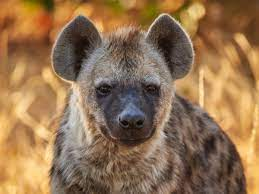
#> input picture advanced/images/hyena.jpg, 259 x 194 px
$ python histograms_colour.py
#> lines starting #> are read from the running program, lines starting #| are printed output that depends on the picture; after the words box and inside, x2 and y2 are one past the last pixel; in counts of white or black regions, pixels touching at a corner belong together
import cv2
import numpy as np
from matplotlib import pyplot as plt

img = cv2.imread('images/hyena.jpg')
#> img is the input picture: shape (194, 259, 3); mean B, G, R 81.2, 114.9, 147.7
cv2.imshow('Original image', img)


def histogram_colour_for_image():
    colors = ('b', 'g', 'r')
    for i, col in enumerate(colors):
        hist = cv2.calcHist([img], [i], None, [256], [0, 256])
        plt.plot(hist, color=col)
        plt.xlim([0, 256])
    plt.show()
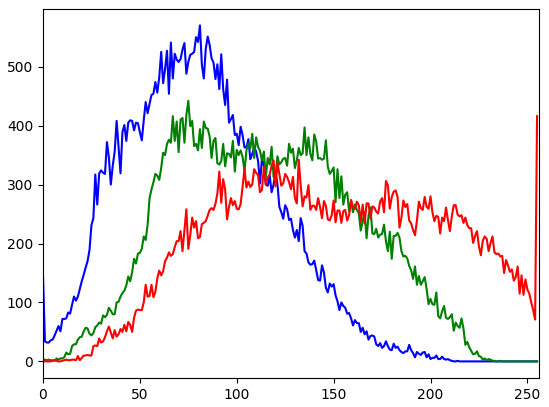
#> figure drawn by matplotlib, 1 panel; curve peaks at x = 81, y = 570; curve peaks at x = 75, y = 442; curve peaks at x = 255, y = 416
    cv2.waitKey(0)


def histogram_colour_for_masked_part():
    blank = np.zeros(img.shape[:2], dtype='uint8')
    cv2.imshow("Blank Image", blank)

    mask = cv2.circle(
        blank.copy(), (img.shape[1]//2, img.shape[0]//2), 80, 255, -1)
    cv2.imshow('Mask', mask)
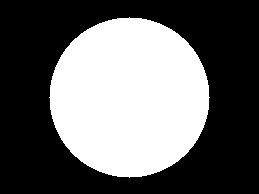
#> window 'Mask': shape (194, 259); 40% white; 1 white region, box (x1, y1, x2, y2) and area: (49, 17, 210, 178) 20081

    masked = cv2.bitwise_and(img, img, mask=mask)
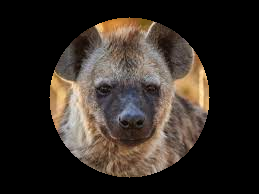
#> masked: shape (194, 259, 3); mean B, G, R 36.5, 42.6, 50.2
    cv2.imshow('Masked Image', masked)

    colors = ('b', 'g', 'r')
    for i, col in enumerate(colors):
        hist = cv2.calcHist([img], [i], mask, [256], [0, 256])
        plt.plot(hist, color=col)
        plt.xlim([0, 256])
    plt.show()
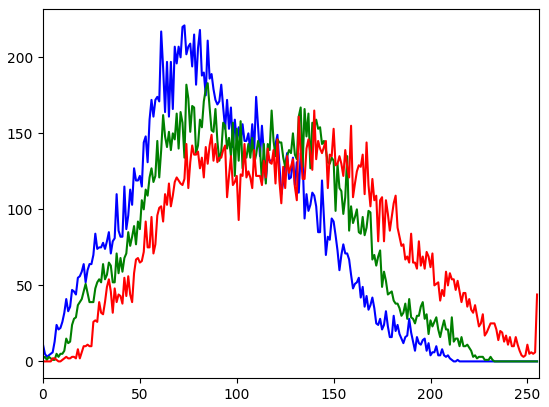
#> figure drawn by matplotlib, 1 panel; curve peaks at x = 73, y = 221; curve peaks at x = 85, y = 183; curve peaks at x = 140, y = 165
    cv2.waitKey(0)


histogram_colour_for_image()
histogram_colour_for_masked_part()

$ run again, with advanced/images/bison.jpg copied over advanced/images/hyena.jpg
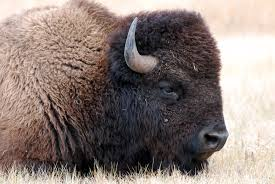
#> input picture advanced/images/bison.jpg, 275 x 184 px
#> img is the input picture: shape (184, 275, 3); mean B, G, R 121.1, 126.5, 140
#> in histogram_colour_for_masked_part, `cv2.imshow('Mask', mask)`:
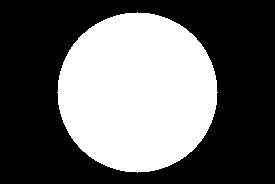
#> window 'Mask': shape (184, 275); 39.7% white; 1 white region, box (x1, y1, x2, y2) and area: (57, 12, 218, 173) 20081
#> in histogram_colour_for_masked_part, `plt.show()`:
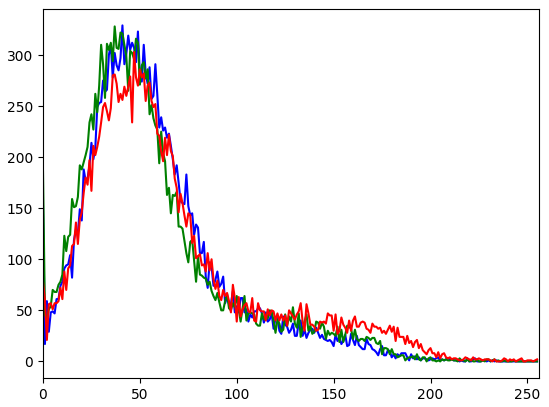
#> figure drawn by matplotlib, 1 panel; curve peaks at x = 41, y = 329; curve peaks at x = 37, y = 328; curve peaks at x = 47, y = 303

$ run again, with advanced/images/lion.jpg copied over advanced/images/hyena.jpg
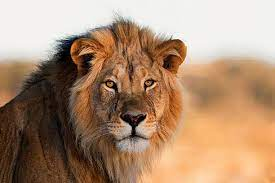
#> input picture advanced/images/lion.jpg, 275 x 183 px
#> img is the input picture: shape (183, 275, 3); mean B, G, R 114.9, 141.1, 172.8
#> in histogram_colour_for_masked_part, `cv2.imshow('Mask', mask)`:
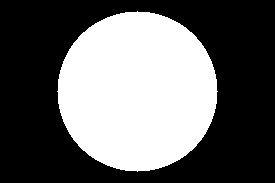
#> window 'Mask': shape (183, 275); 39.9% white; 1 white region, box (x1, y1, x2, y2) and area: (57, 11, 218, 172) 20081
#> in histogram_colour_for_masked_part, `plt.show()`:
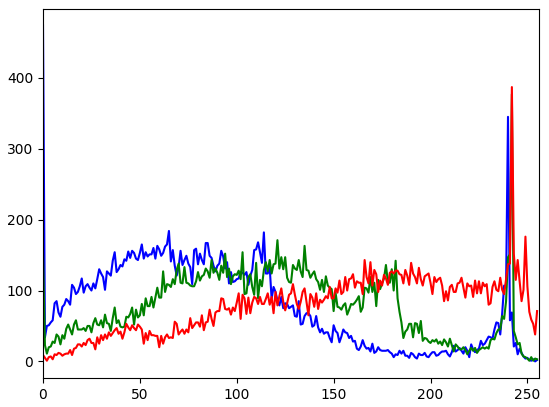
#> figure drawn by matplotlib, 1 panel; curve peaks at x = 0, y = 474; curve peaks at x = 242, y = 377; curve peaks at x = 242, y = 387

$ run again, with advanced/images/monkey.jpg copied over advanced/images/hyena.jpg
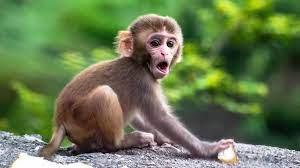
#> input picture advanced/images/monkey.jpg, 300 x 168 px
#> img is the input picture: shape (168, 300, 3); mean B, G, R 79.4, 120.2, 103
#> in histogram_colour_for_masked_part, `cv2.imshow('Mask', mask)`:
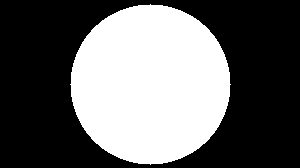
#> window 'Mask': shape (168, 300); 39.8% white; 1 white region, box (x1, y1, x2, y2) and area: (70, 4, 231, 165) 20081
#> in histogram_colour_for_masked_part, `plt.show()`:
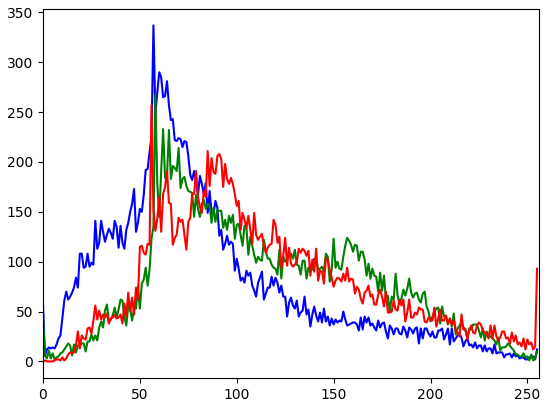
#> figure drawn by matplotlib, 1 panel; curve peaks at x = 57, y = 337; curve peaks at x = 58, y = 268; curve peaks at x = 56, y = 257
